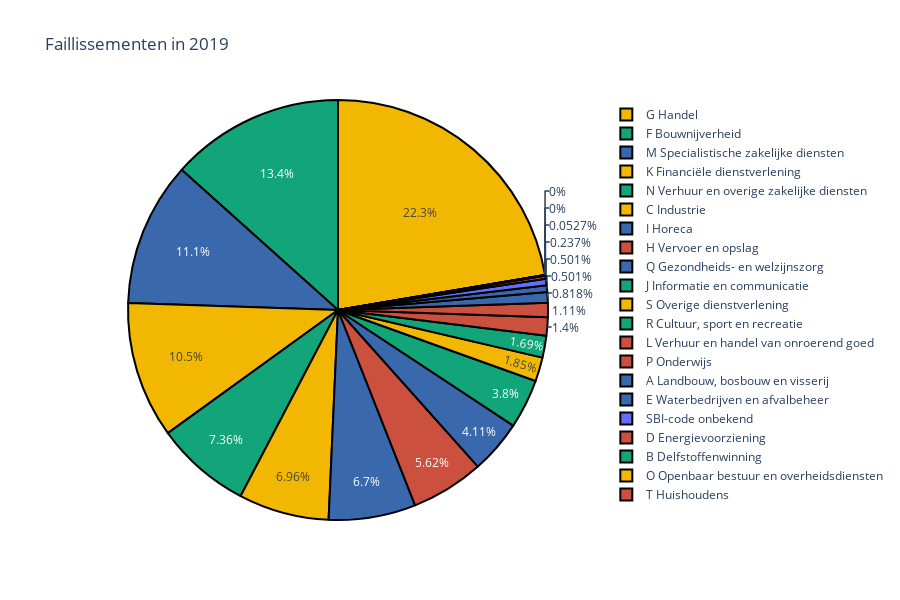
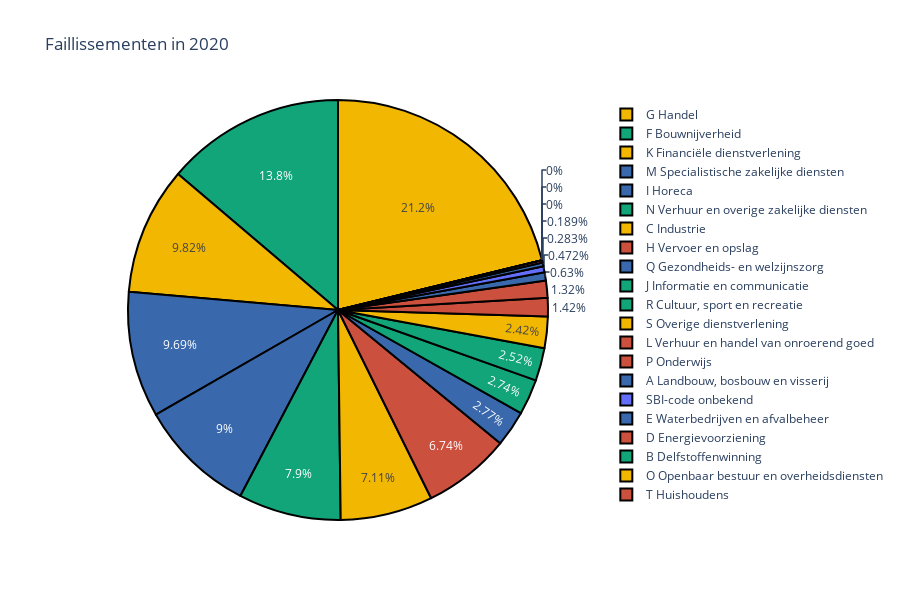
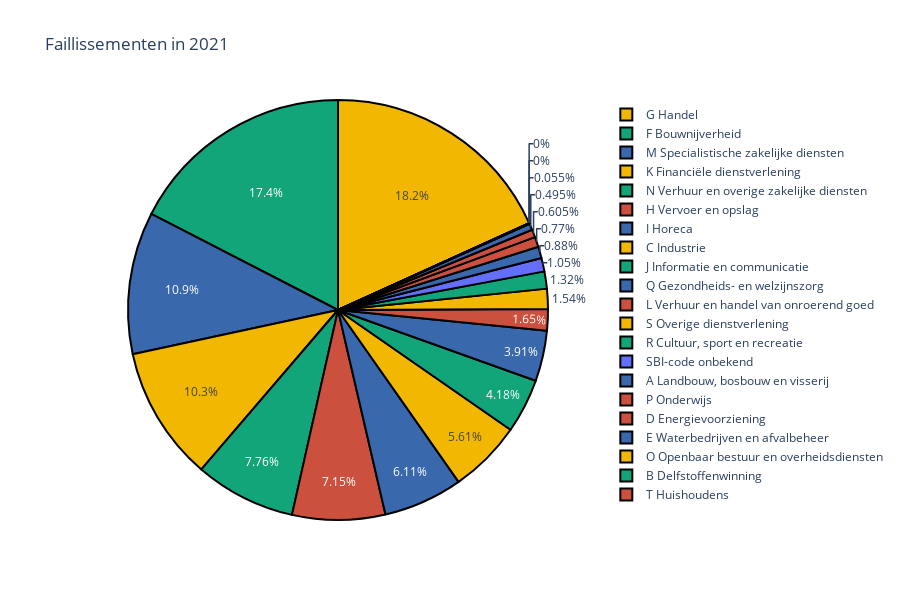
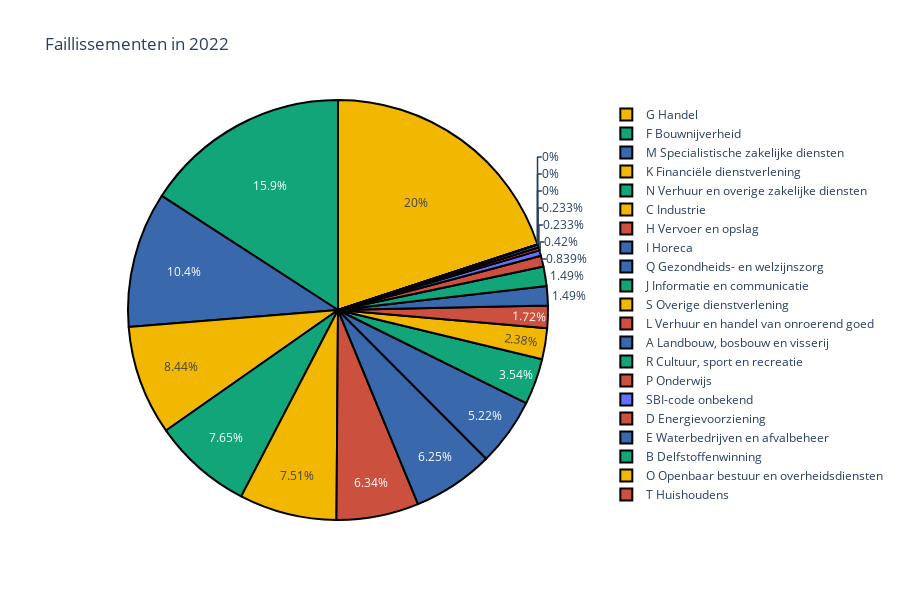

Notebook code for these charts, in order:
### Markdown cell above
### Faillissementen

Als gevolg van deze neergang in de toeristische activiteiten hebben veel sectoren in Nederland hieronder geleden (Centraal Bureau voor de Statistiek, 2022). Dit wordt geïllustreerd door de taartgrafieken die de faillissementen in Nederland weergeven voor de jaren 2019, 2020, 2021 en 2022. In de grafieken is bijvoorbeeld te zien dat het aantal faillissementen in de horecasector steeg van 254 in 2019 naar 286 in 2020, wat neerkomt op een toename van 12,5%. 

Naast de zware impact op de horecasector, hebben ook andere sectoren in Nederland te maken gehad met de gevolgen van de COVID-19-pandemie. Terwijl de horecasector werd getroffen door een aanzienlijke stijging van faillissementen in het jaar 2020, was het een ander verhaal te zien in de handelssector. De handel vertoonde juist minder faillissementen, namelijk een daling van 20,5% van 2019 naar 2020, wat in verband kan worden gebracht met de impact van COVID-19 op het consumentengedrag. Met de invoering van lockdowns en reisbeperkingen waren mensen genoodzaakt om meer online aankopen te doen. Dit resulteerde in een bloeiende e-commerce en een groei van de online detailhandel. Bedrijven die zich in deze sector bevonden en zich goed aanpasten aan de veranderende omstandigheden, wisten te profiteren van deze verschuiving in het koopgedrag van consumenten. 

Een andere sector die opmerkelijk werd beïnvloed, was de gezondheidszorg. In tegenstelling tot de horeca, zag de gezondheidszorgsector over het algemeen minder faillissementen gedurende de pandemie, een daling van 43,6% van 2019 naar 2020. Dit kan worden toegeschreven aan het feit dat er juist meer werk was in deze sector. De vraag naar medische zorg en gezondheidsdiensten nam toe als gevolg van de pandemie. Ziekenhuizen, klinieken en andere zorginstellingen moesten zich aanpassen om aan de groeiende behoeften van patiënten te voldoen. Hoewel er uitdagingen waren, zorgde de toegenomen vraag naar gezondheidszorg ervoor dat veel bedrijven in deze sector hun activiteiten konden voortzetten en faillissementen konden vermijden. 

Wat betreft de sector van cultuur, sport en recreatie, toonde de taartgrafiek een toename van het aantal faillissementen. Namelijk een toename van 64 naar 77 faillissementen wat een toename is van 20,3%. Dit kan worden verklaard door de verminderde aanwezigheid van toeristen als gevolg van de COVID-19-pandemie. Aangezien deze sector sterk afhankelijk is van toeristen en reizigers, werden musea, theaters, pretparken en andere recreatiebedrijven zwaar getroffen door de beperkte mobiliteit en het afnemende aantal toeristen. De daling in de vraag naar cultuur- en recreatiediensten leidde tot financiële problemen en uiteindelijk tot faillissementen binnen deze sector. 

In het licht van deze taartgrafieken wordt duidelijk dat de impact van COVID-19 op de verschillende sectoren in Nederland aanzienlijk verschilde. Terwijl sommige sectoren zoals de handel en de gezondheidszorg relatief beter presteerden, leden andere sectoren zoals de horeca en de cultuur-, sport- en recreatiesector zwaar onder de gevolgen van de pandemie.

### Code cell
faillissement2019 = pd.read_csv('Faillissementen__bedrijven_en_instellingen2019.csv')
faillissement2020 = pd.read_csv('Faillissementen_bedrijven_en_instellingen2020.csv')
faillissement2021 = pd.read_csv('Faillissementen_bedrijven_en_instellingen2021.csv')
faillissement2022 = pd.read_csv('Faillissementen_bedrijven_en_instellingen2022.csv')

df19 = faillissement2019.drop(['Natuurlijk persoon met eenmanszaak','Bedrijven en instellingen'], axis=1)
db19 = df19.rename(columns={'Bedrijven, instellingen en eenmanszaken': '2019'}) 
df20 = faillissement2020.drop(['Type gefailleerde','Natuurlijk persoon met eenmanszaak','Bedrijven en instellingen'], axis=1)
db20 = df20.rename(columns={'Bedrijven, instellingen en eenmanszaken': '2020'}) 
df21 = faillissement2021.drop(['Type gefailleerde','Natuurlijk persoon met eenmanszaak','Bedrijven en instellingen'], axis=1)
db21 = df21.rename(columns={'Bedrijven, instellingen en eenmanszaken': '2021'}) 
df22 = faillissement2022.drop(['Type gefailleerde','Natuurlijk persoon met eenmanszaak','Bedrijven en instellingen'], axis=1)
db22 = df22.rename(columns={'Bedrijven, instellingen en eenmanszaken': '2022'}) 

colors = ['rgb(57,105,172)', 'rgb(17,165,121)', 'rgb(242,183,1)', 'rgb(204,80,62)', 'rgb(57,105,172)', 'rgb(17,165,121)', 'rgb(242,183,1)', 'rgb(204,80,62)','rgb(57,105,172)', 'rgb(17,165,121)', 'rgb(242,183,1)', 'rgb(204,80,62)','rgb(57,105,172)', 'rgb(17,165,121)', 'rgb(242,183,1)', 'rgb(204,80,62)','rgb(57,105,172)', 'rgb(17,165,121)', 'rgb(242,183,1)', 'rgb(204,80,62)']

sets = [db19, db20, db21, db22]
faillissement = pd.concat(sets, axis = 1)

for column in faillissement.columns[1:]:
    fig = go.Figure(data=[go.Pie(labels = faillissement['Type gefailleerde'], values = faillissement[column])])
    fig.update_layout(title_text=f'Faillissementen in {column}',
                     height = 600)
    fig.update_traces(marker=dict(colors=colors, line=dict(color='#000000', width=2)))
    fig.show()

### Figure 1 — Plotly figure (JSON) as saved in the notebook; plotly's stock layout.template omitted (floating-point values rounded to 4 significant figures)
{"data": [{"labels": ["A Landbouw, bosbouw en visserij", "B Delfstoffenwinning", "C Industrie", "D Energievoorziening", "E Waterbedrijven en afvalbeheer", "F Bouwnijverheid", "G Handel", "H Vervoer en opslag", "I Horeca", "J Informatie en communicatie", "K Financiële dienstverlening", "L Verhuur en handel van onroerend goed", "M Specialistische zakelijke diensten", "N Verhuur en overige zakelijke diensten", "O Openbaar bestuur en overheidsdiensten", "P Onderwijs", "Q Gezondheids- en welzijnszorg", "R Cultuur, sport en recreatie", "S Overige dienstverlening", "T Huishoudens", "SBI-code onbekend"], "marker": {"colors": ["rgb(57,105,172)", "rgb(17,165,121)", "rgb(242,183,1)", "rgb(204,80,62)", "rgb(57,105,172)", "rgb(17,165,121)", "rgb(242,183,1)", "rgb(204,80,62)", "rgb(57,105,172)", "rgb(17,165,121)", "rgb(242,183,1)", "rgb(204,80,62)", "rgb(57,105,172)", "rgb(17,165,121)", "rgb(242,183,1)", "rgb(204,80,62)", "rgb(57,105,172)", "rgb(17,165,121)", "rgb(242,183,1)", "rgb(204,80,62)"], "line": {"color": "#000000", "width": 2}}, "type": "pie", "values": [31, 2, 264, 9, 19, 507, 847, 213, 254, 144, 398, 53, 421, 279, 0, 42, 156, 64, 70, 0, 19]}], "layout": {"height": 600, "title": {"text": "Faillissementen in 2019"}}}

### Figure 2 — Plotly figure (JSON) as saved in the notebook; plotly's stock layout.template omitted (floating-point values rounded to 4 significant figures)
{"data": [{"labels": ["A Landbouw, bosbouw en visserij", "B Delfstoffenwinning", "C Industrie", "D Energievoorziening", "E Waterbedrijven en afvalbeheer", "F Bouwnijverheid", "G Handel", "H Vervoer en opslag", "I Horeca", "J Informatie en communicatie", "K Financiële dienstverlening", "L Verhuur en handel van onroerend goed", "M Specialistische zakelijke diensten", "N Verhuur en overige zakelijke diensten", "O Openbaar bestuur en overheidsdiensten", "P Onderwijs", "Q Gezondheids- en welzijnszorg", "R Cultuur, sport en recreatie", "S Overige dienstverlening", "T Huishoudens", "SBI-code onbekend"], "marker": {"colors": ["rgb(57,105,172)", "rgb(17,165,121)", "rgb(242,183,1)", "rgb(204,80,62)", "rgb(57,105,172)", "rgb(17,165,121)", "rgb(242,183,1)", "rgb(204,80,62)", "rgb(57,105,172)", "rgb(17,165,121)", "rgb(242,183,1)", "rgb(204,80,62)", "rgb(57,105,172)", "rgb(17,165,121)", "rgb(242,183,1)", "rgb(204,80,62)", "rgb(57,105,172)", "rgb(17,165,121)", "rgb(242,183,1)", "rgb(204,80,62)"], "line": {"color": "#000000", "width": 2}}, "type": "pie", "values": [20, 0, 226, 6, 9, 438, 673, 214, 286, 87, 312, 45, 308, 251, 0, 42, 88, 80, 77, 0, 15]}], "layout": {"height": 600, "title": {"text": "Faillissementen in 2020"}}}

### Figure 3 — Plotly figure (JSON) as saved in the notebook; plotly's stock layout.template omitted (floating-point values rounded to 4 significant figures)
{"data": [{"labels": ["A Landbouw, bosbouw en visserij", "B Delfstoffenwinning", "C Industrie", "D Energievoorziening", "E Waterbedrijven en afvalbeheer", "F Bouwnijverheid", "G Handel", "H Vervoer en opslag", "I Horeca", "J Informatie en communicatie", "K Financiële dienstverlening", "L Verhuur en handel van onroerend goed", "M Specialistische zakelijke diensten", "N Verhuur en overige zakelijke diensten", "O Openbaar bestuur en overheidsdiensten", "P Onderwijs", "Q Gezondheids- en welzijnszorg", "R Cultuur, sport en recreatie", "S Overige dienstverlening", "T Huishoudens", "SBI-code onbekend"], "marker": {"colors": ["rgb(57,105,172)", "rgb(17,165,121)", "rgb(242,183,1)", "rgb(204,80,62)", "rgb(57,105,172)", "rgb(17,165,121)", "rgb(242,183,1)", "rgb(204,80,62)", "rgb(57,105,172)", "rgb(17,165,121)", "rgb(242,183,1)", "rgb(204,80,62)", "rgb(57,105,172)", "rgb(17,165,121)", "rgb(242,183,1)", "rgb(204,80,62)", "rgb(57,105,172)", "rgb(17,165,121)", "rgb(242,183,1)", "rgb(204,80,62)"], "line": {"color": "#000000", "width": 2}}, "type": "pie", "values": [16, 0, 102, 11, 9, 317, 331, 130, 111, 76, 188, 30, 199, 141, 1, 14, 71, 24, 28, 0, 19]}], "layout": {"height": 600, "title": {"text": "Faillissementen in 2021"}}}

### Figure 4 — Plotly figure (JSON) as saved in the notebook; plotly's stock layout.template omitted (floating-point values rounded to 4 significant figures)
{"data": [{"labels": ["A Landbouw, bosbouw en visserij", "B Delfstoffenwinning", "C Industrie", "D Energievoorziening", "E Waterbedrijven en afvalbeheer", "F Bouwnijverheid", "G Handel", "H Vervoer en opslag", "I Horeca", "J Informatie en communicatie", "K Financiële dienstverlening", "L Verhuur en handel van onroerend goed", "M Specialistische zakelijke diensten", "N Verhuur en overige zakelijke diensten", "O Openbaar bestuur en overheidsdiensten", "P Onderwijs", "Q Gezondheids- en welzijnszorg", "R Cultuur, sport en recreatie", "S Overige dienstverlening", "T Huishoudens", "SBI-code onbekend"], "marker": {"colors": ["rgb(57,105,172)", "rgb(17,165,121)", "rgb(242,183,1)", "rgb(204,80,62)", "rgb(57,105,172)", "rgb(17,165,121)", "rgb(242,183,1)", "rgb(204,80,62)", "rgb(57,105,172)", "rgb(17,165,121)", "rgb(242,183,1)", "rgb(204,80,62)", "rgb(57,105,172)", "rgb(17,165,121)", "rgb(242,183,1)", "rgb(204,80,62)", "rgb(57,105,172)", "rgb(17,165,121)", "rgb(242,183,1)", "rgb(204,80,62)"], "line": {"color": "#000000", "width": 2}}, "type": "pie", "values": [32, 0, 161, 5, 5, 340, 428, 136, 134, 76, 181, 37, 224, 164, 0, 18, 112, 32, 51, 0, 9]}], "layout": {"height": 600, "title": {"text": "Faillissementen in 2022"}}}
